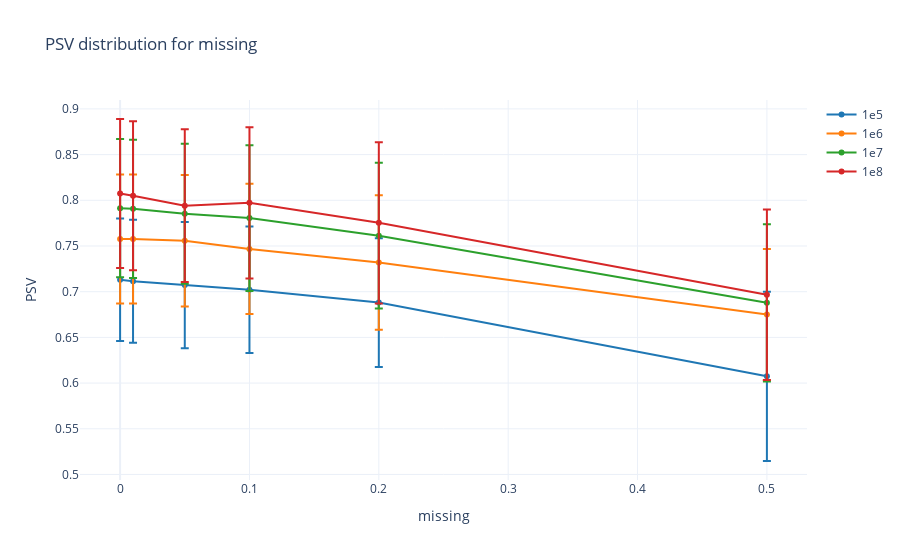

The code cell stored with this chart in its notebook:
### Code cell
anova_and_error_plot(hom_sap_results_pop1, "PSV", "missing")

### Figure 1 — Plotly figure (JSON) as saved in the notebook; plotly's stock layout.template omitted (floating-point values rounded to 4 significant figures)
{"data": [{"error_y": {"array": [0.06702, 0.06733, 0.06902, 0.06927, 0.07045, 0.09265], "type": "data", "visible": true}, "marker": {"color": "#1F77B4"}, "name": "1e5", "x": [0.0, 0.01, 0.05, 0.1, 0.2, 0.5], "y": [0.7131, 0.7115, 0.7072, 0.7022, 0.6881, 0.6074], "type": "scatter"}, {"error_y": {"array": [0.07057, 0.07058, 0.07201, 0.07134, 0.07362, 0.07177], "type": "data", "visible": true}, "marker": {"color": "#FF7F0E"}, "name": "1e6", "x": [0.0, 0.01, 0.05, 0.1, 0.2, 0.5], "y": [0.7577, 0.7577, 0.7557, 0.7468, 0.732, 0.675], "type": "scatter"}, {"error_y": {"array": [0.07566, 0.07564, 0.07649, 0.07975, 0.07968, 0.08597], "type": "data", "visible": true}, "marker": {"color": "#2CA02C"}, "name": "1e7", "x": [0.0, 0.01, 0.05, 0.1, 0.2, 0.5], "y": [0.7913, 0.7907, 0.7853, 0.7806, 0.7613, 0.6878], "type": "scatter"}, {"error_y": {"array": [0.08153, 0.08148, 0.08357, 0.08273, 0.08824, 0.0932], "type": "data", "visible": true}, "marker": {"color": "#D62728"}, "name": "1e8", "x": [0.0, 0.01, 0.05, 0.1, 0.2, 0.5], "y": [0.8074, 0.8051, 0.7941, 0.7972, 0.7753, 0.6966], "type": "scatter"}], "layout": {"xaxis": {"title": {"text": "missing"}}, "yaxis": {"title": {"text": "PSV"}}, "title": {"text": "PSV distribution for missing"}}}
